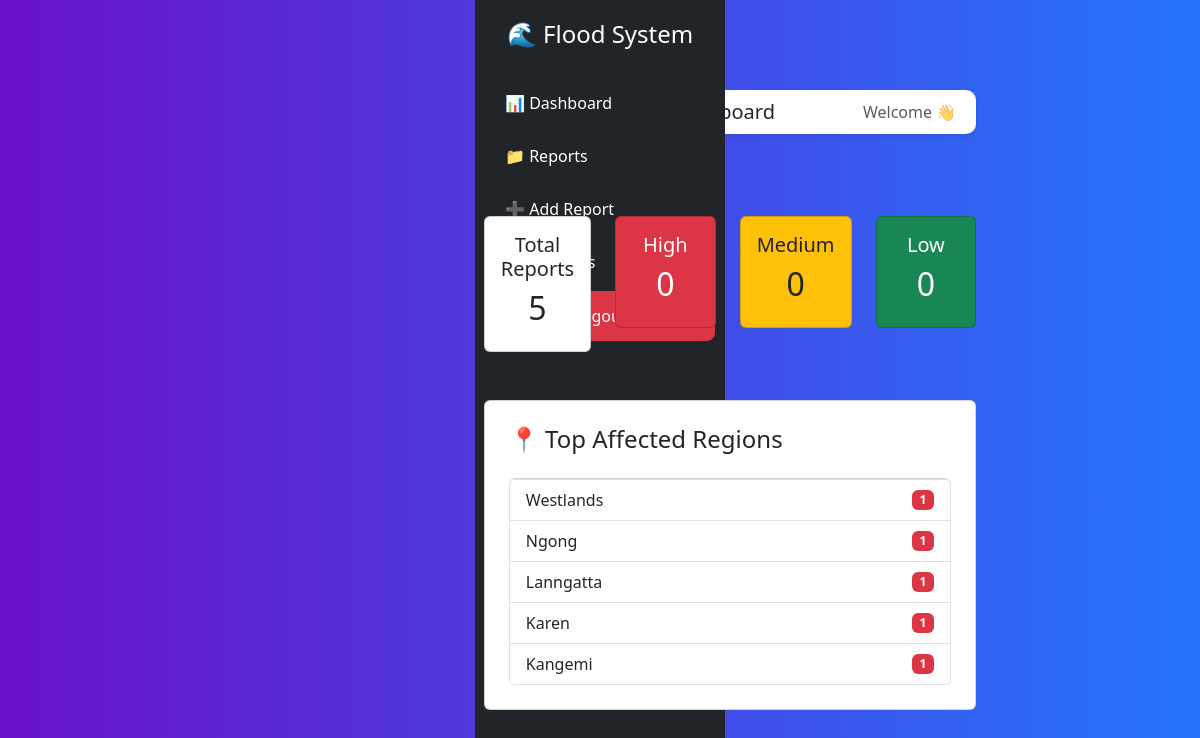
/statistics/, run on an earlier commit of the app's database.
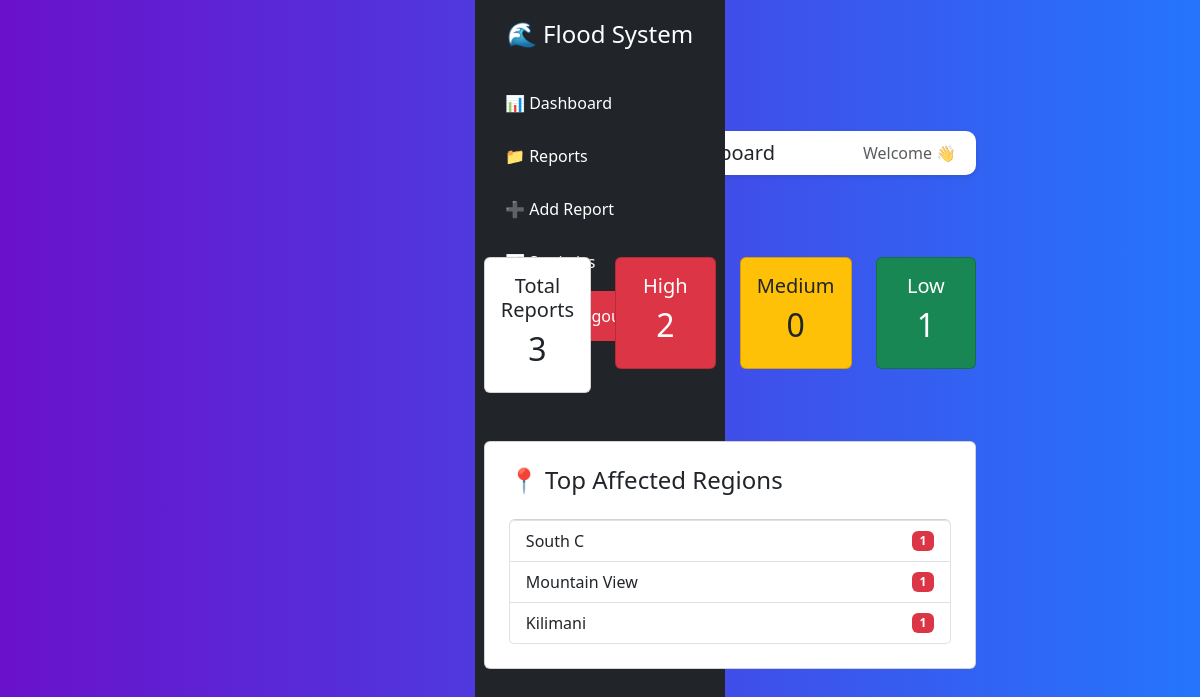
And on a later commit of the database.
### dashboard/models.py (models this page shows, shortened)
class Flood_report (models.Model):
    region= models.CharField(max_length=50)
    water_level= models.CharField(max_length=50)
    severity= models.CharField(max_length=50)
    displaced_people= models.IntegerField()
    death_toll= models.IntegerField()

### dashboard/views.py (the view)
# urls.py: path('statistics/', views.statistics, name='statistics'),
def statistics(request):
    reports = Flood_report.objects.all()
    total = reports.count()
    high = reports.filter(severity='High').count()
    medium = reports.filter(severity='Medium').count()
    low = reports.filter(severity='Low').count()
    top_regions = (
        Flood_report.objects
        .values('region')
        .annotate(count=Count('region'))
        .order_by('-count')[:5]
    )
    return render(request, "statistics.html", {
        "total": total,
        "high": high,
        "medium": medium,
        "low": low,
        "top_regions": top_regions
    })

### templates/statistics.html (shortened to what this page needs)
{% extends 'base.html' %}
{% block content %}
<h2>📊 Statistics</h2>
<div class="row mt-4">
    <div class="col">
        <div class="card p-3 text-center">
            <h5>Total Reports</h5>
            <h2>{{ total }}</h2>
        </div>
    </div>
    <div class="col">
        <div class="card p-3 bg-danger text-white text-center">
            <h5>High</h5>
            <h2>{{ high }}</h2>
        </div>
    </div>
    <div class="col">
        <div class="card p-3 bg-warning text-dark text-center">
            <h5>Medium</h5>
            <h2>{{ medium }}</h2>
        </div>
    </div>
    <div class="col">
        <div class="card p-3 bg-success text-white text-center">
            <h5>Low</h5>
            <h2>{{ low }}</h2>
        </div>
    </div>
</div>
<div class="card p-4 mt-5">
    <h4>📍 Top Affected Regions</h4>
    <ul class="list-group mt-3">
        {% for region in top_regions %}
            <li class="list-group-item d-flex justify-content-between align-items-center">
                {{ region.region }}
                <span class="badge bg-danger">{{ region.count }}</span>
            </li>
        {% empty %}
            <li class="list-group-item">No data available</li>
        {% endfor %}
    </ul>
</div>
{% endblock %}

### templates/base.html (shortened to what this page needs)
{% load static %}
<!DOCTYPE html>
<html lang="en">
<head>
     <link rel="stylesheet" href="{% static 'css/auth.css' %}">
    <link href="https://cdn.jsdelivr.net/npm/bootstrap@5.3.0/dist/css/bootstrap.min.css" rel="stylesheet">
</head>
<body>
    <div class="sidebar text-white">
        <h4>🌊 Flood System</h4>
        <a href="{% url 'dashboard' %}">📊 Dashboard</a>
        <a href="{% url 'reports' %}">📁 Reports</a>
        <a href="{% url 'add_report' %}">➕ Add Report</a>
        <a href="{% url 'statistics' %}">📊 Statistics</a>
        <a href="{% url 'logout' %}" class="btn btn-danger">Logout</a>
    </div>
    <div class="content">
        <div class="topbar d-flex justify-content-between align-items-center">
            <h5 class="mb-0">Flood Monitoring Dashboard</h5>
            <span class="text-muted">Welcome 👋</span>
        </div>
        {% block content %}
        {% endblock %}
    </div>
</body>
</html>

### static/styles/auth.css (style rules this page uses)
body { font-family: 'Poppins', sans-serif; background: linear-gradient(to right, #6a11cb, #2575fc); display: flex; justify-content: center; align-items: center; height: 100vh; margin: 0; }

### templates/base.html (style rules this page uses)
body { background-color: #f5f6fa; }
.sidebar { width: 250px; height: 100vh; position: fixed; background-color: #212529; padding-top: 20px; }
.sidebar h4 { text-align: center; margin-bottom: 30px; }
.sidebar a { display: block; color: white; padding: 12px 20px; text-decoration: none; margin: 5px 10px; border-radius: 8px; }
.content { margin-left: 260px; padding: 20px; }
.topbar { background: white; padding: 10px 20px; border-radius: 10px; margin-bottom: 20px; box-shadow: 0 2px 5px rgba(0,0,0,0.1); }

What changed in the data, as far as the page shows it:
removed Flood_report: region "Westlands", count "1"
removed Flood_report: region "Ngong", count "1"
removed Flood_report: region "Lanngatta", count "1"
removed Flood_report: region "Karen", count "1"
removed Flood_report: region "Kangemi", count "1"
added Flood_report: region "South C", count "1"
added Flood_report: region "Mountain View", count "1"
added Flood_report: region "Kilimani", count "1"
Also different on the page:
{{ total }}: "5" → "3"
{{ high }}: "0" → "2"
{{ low }}: "0" → "1"
